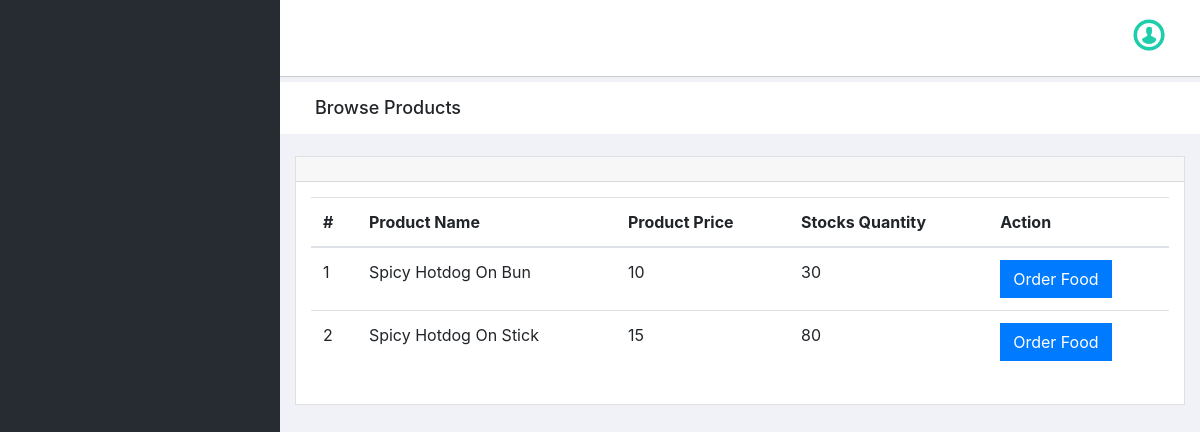
The app's page /customer/browse_products.php with its own data.
### tables this page shows
CREATE TABLE `product` (
  `product_id` int(11) NOT NULL,
  `product_name` varchar(150) NOT NULL,
  `stocks_qty` int(11) NOT NULL,
  `product_price` float NOT NULL,
  `raw_goods_id` int(11) NOT NULL
);

### customer/browse_products.php (the view, shortened to what this page needs)
<!doctype html>
<html class="no-js" lang="en">
<head>
    <link rel="stylesheet" href="../vendors/bootstrap/dist/css/bootstrap.min.css">
    <link rel="stylesheet" href="../vendors/font-awesome/css/font-awesome.min.css">
    <link rel="stylesheet" href="../vendors/themify-icons/css/themify-icons.css">
    <link rel="stylesheet" href="../vendors/flag-icon-css/css/flag-icon.min.css">
    <link rel="stylesheet" href="../vendors/selectFX/css/cs-skin-elastic.css">
    <link rel="stylesheet" href="../vendors/jqvmap/dist/jqvmap.min.css">
    <link rel="stylesheet" href="../assets/css/style.css">
</head>
<body>
    <?php include_once('includes/sidebar.php');?>
    <div id="right-panel" class="right-panel">
        <?php include_once('includes/header.php');?>
        <div class="breadcrumbs">
            <div class="col-sm-4">
                <div class="page-header float-left">
                    <div class="page-title">
                        <h1>Browse Products</h1>
                    </div>
                </div>
            </div>
        </div>
  <div class="content mt-3">
            <div class="animated fadeIn">
                <div class="row">
                    <div class="col-lg-12">
                        <div class="card">
                            <div class="card-header">
                            </div>
                            <div class="card-body">
                                <table class="table" id="manageInventory" width="100%">
                                    <thead>
                                        <tr>
                                          <th>#</th>
                                          <th>Product Name</th>
                                          <th>Product Price</th>
                                          <th>Stocks Quantity</th>
                                          <th>Action</th>
                                       </tr>
                                        </thead>
                 <?php
                    $conn = connect();
                    $result=mysqli_query($conn,"SELECT * FROM product");
                    $cnt=1;
                    while ($row=mysqli_fetch_array($result)) {
                    ?>
                <tr>
                      <td><?php echo $cnt;?></td>
                      <td><?php  echo $row['product_name'];?></td>
                      <td><?php  echo $row['product_price'];?></td>
                      <td><?php  echo $row['stocks_qty'];?></td>
                      <td>
                        <a class="btn btn-primary" href="order_food.php?order=<?php echo $row['product_id'];?>">Order Food</a>
                    </td>
                </tr>
            <?php
$cnt=$cnt+1;
}?>
                                </table>
                            </div>
                        </div>
                    </div>
                </div>
            </div>
        </div>
    </div>
</body>
</html>

### records on screen
product: product_name "Spicy Hotdog On Bun", product_price "10", stocks_qty "30"
product: product_name "Spicy Hotdog On Stick", product_price "15", stocks_qty "80"
